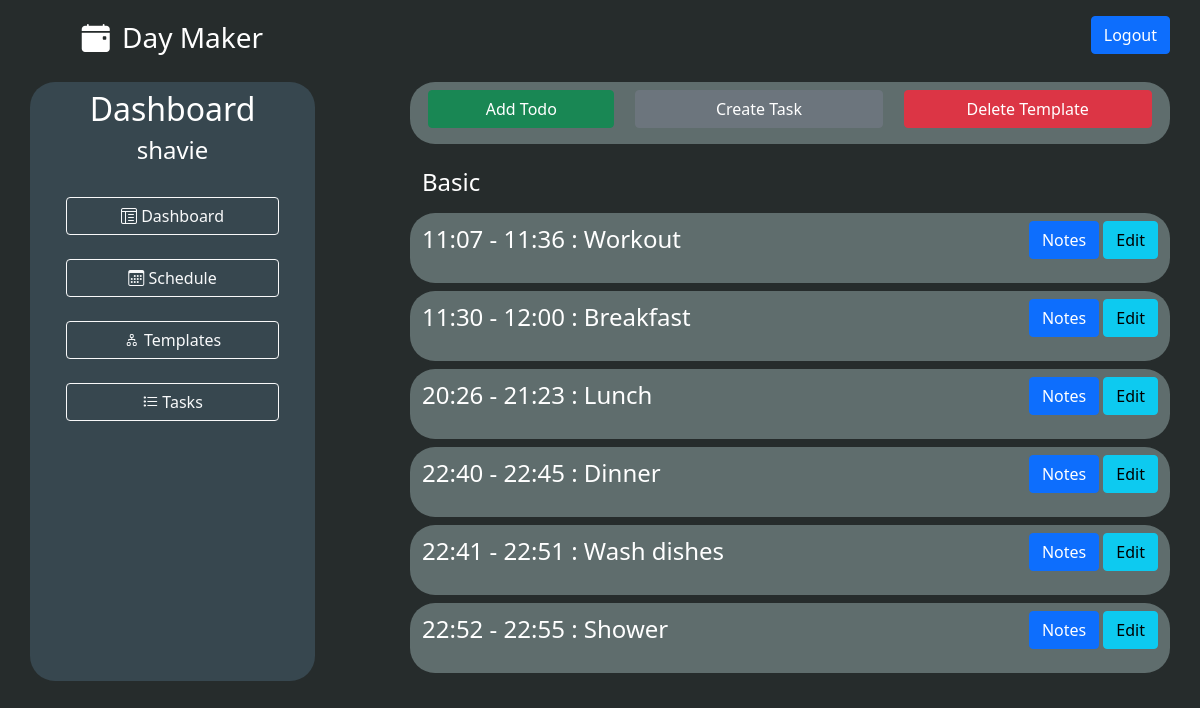
/view_template/Basic (signed in), run on an earlier commit of the app's database.
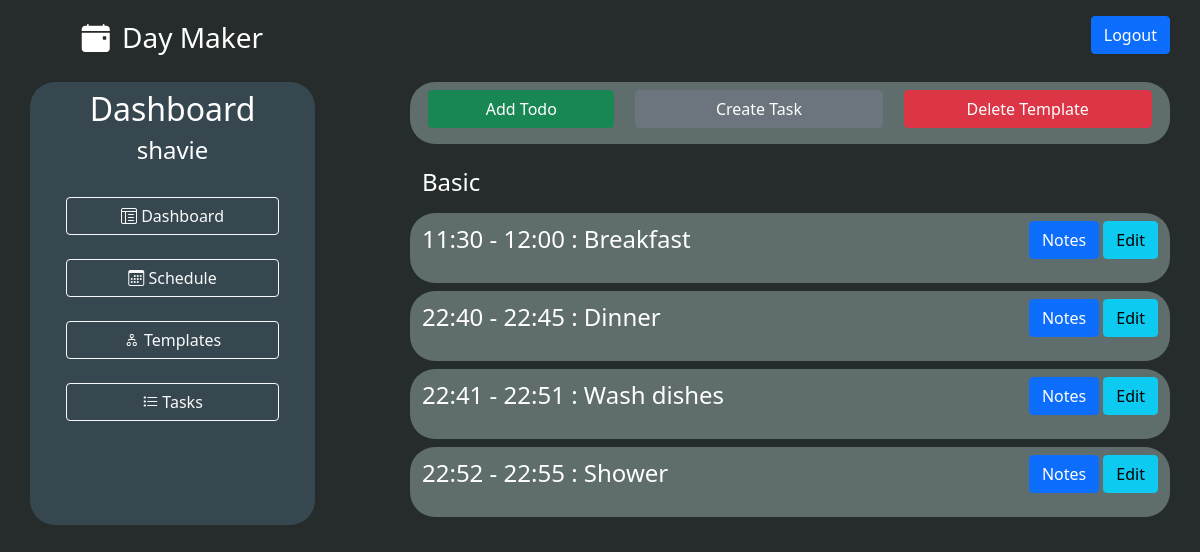
And on a later commit of the database.
### models.py (models this page shows, shortened)
class User(UserMixin, db.Model):
    id = db.Column(db.Integer, primary_key = True)
    username = db.Column(db.String(30), unique = True, index = True)
    email = db.Column(db.String(64), index=True, unique=True)
    password = db.Column(db.String(128))
    schedules = db.relationship('Schedule', backref='user', lazy='dynamic', cascade='all, delete, delete-orphan')
    templates = db.relationship('Template', backref='user', lazy='dynamic', cascade='all, delete, delete-orphan')
    tasks = db.relationship('Task', backref='user', lazy='dynamic', cascade='all, delete, delete-orphan')

class Template(db.Model):
    id = db.Column(db.Integer, primary_key = True)
    name = db.Column(db.String(25), index=True)
    todos = db.relationship('Todo', backref='template', lazy='dynamic', cascade='all, delete, delete-orphan')
    schedules = db.relationship('Schedule', backref='template', lazy='dynamic', cascade='all, delete, delete-orphan')
    user_id = db.Column(db.Integer, db.ForeignKey('user.id'))

class Todo(db.Model):
    id = db.Column(db.Integer, primary_key = True)
    notes = db.Column(db.String(200))
    start_time = db.Column(db.Time)
    end_time = db.Column(db.Time)
    task_id = db.Column(db.Integer, db.ForeignKey('task.id'))
    template_id = db.Column(db.Integer, db.ForeignKey('template.id'))
    task = db.relationship('Task', overlaps="todos")

class Task(db.Model):
    id = db.Column(db.Integer, primary_key = True)
    title = db.Column(db.String(50), index = True)
    user_id = db.Column(db.Integer, db.ForeignKey('user.id'))
    todos = db.relationship('Todo', lazy='dynamic', cascade='all, delete, delete-orphan')

### routes.py (the view)
@app.route('/view_template/<template>')
@login_required
def view_template(template):
    current_template = Template.query.filter_by(user_id=current_user.id, name=template).first()
    todos = Todo.query.filter_by(template_id=current_template.id).all()
    EditForm = EditTodoForm()
    EditForm.new_task.choices = [(task.id, task.title) for task in Task.query.filter_by(user_id=current_user.id).all()]
    AddForm = TodoForm()
    AddForm.task.choices = [(task.id, task.title) for task in Task.query.filter_by(user_id=current_user.id).all()]
    return render_template('view_template.html', template=template, todos=todos, AddForm=AddForm, EditTodoForm=EditForm, AddTaskForm=TaskForm())

### routes.py (called while the page is built)
@login_manager.user_loader
def load_user(id):
    return User.query.get(int(id))

### templates/view_template.html (shortened to what this page needs)
{% extends 'base.html' %}
{% block content %}
    <div class="container h-100">
        <div class="row justify-content-between mt-4">
            <div class="d-none d-lg-block col-md-3 col-lg-3 text-white day-primary curved">
                <h2 class="mt-2 text-center">Dashboard</h2>
                <h4 class="mt-2 text-center">{{current_user.username}}</h2>
                <div class="row gap-1 justify-content-center">
                  <div class="col-10">
                    <h4 class="mt-4"><a href="{{ url_for('dashboard')}}" class="btn btn-outline-light w-100"><i class="bi bi-layout-text-window-reverse"></i> Dashboard</a></h4>
                    <h4 class="mt-4"><a href="{{ url_for('schedule')}}" class="btn btn-outline-light w-100"><i class="bi bi-calendar3"></i> Schedule</a></h4>
                    <h4 class="mt-4"><a href="{{ url_for('templates')}}" class="btn btn-outline-light w-100"><i class="bi bi-diagram-2"></i> Templates</a></h4>
                    <h4 class="mt-4"><a href="{{ url_for('tasks')}}" class="btn btn-outline-light w-100"><i class="bi bi-list-task"></i> Tasks</a></h4>
                  </div>
                </div>
            </div>
            <div class="col-md-12 col-lg-8">
                <div class="row day-secondary curved p-2 justify-content-around">
                        <a class="btn btn-success col-10 col-md-3 mb-2 mb-sm-0" data-bs-toggle="collapse" href="#templateForm" role="button" aria-expanded="false" aria-controls="templateForm">Add Todo</a>
                        <a class="btn btn-secondary col-10 col-md-4 mb-2 mb-sm-0" data-bs-toggle="collapse" href="#taskForm" role="button" aria-expanded="false" aria-controls="templateForm">Create Task</a>
                        <a class="btn btn-danger col-10 col-md-4" href="{{ url_for('delete_template', template=template) }}">Delete Template</a>
                </div>
                <h4 class="text-white mt-4">{{ template }}</h4>
                <div class="row">
                    <div class="col-12">
                        {% for todo in todos|sort(attribute='start_time') %}
                        <div class="row day-secondary my-2 py-2 curved">
                                <div class="col fs-4 text-white ">
                                    <div>{{ todo.start_time.strftime("%H:%M") }} - {{ todo.end_time.strftime("%H:%M") }} : {{ todo.task.title }}</div>
                                </div>
                                <div class="col text-end">
                                    <div class="btn btn-primary" data-bs-toggle="collapse" href="#notes{{ todo.id }}" role="button" aria-expanded="false" aria-controls="notes">Notes</div>
                                    <div class="btn btn-info" data-bs-toggle="collapse" href="#edit{{ todo.id }}" role="button" aria-expanded="false" aria-controls="edit">Edit</div>
                                </div>
                        </div>
                        {% endfor %}
                    </div>
                </div>
            </div>
        </div>
    </div>
{% endblock %}

### templates/base.html (shortened to what this page needs)
<!DOCTYPE html>
<html lang="en">
<head>
    {% block head %}
    <link href="https://cdn.jsdelivr.net/npm/bootstrap@5.0.1/dist/css/bootstrap.min.css" rel="stylesheet">
    <link rel="stylesheet" href="https://cdn.jsdelivr.net/npm/bootstrap-icons@1.5.0/font/bootstrap-icons.css">
    <link rel="stylesheet" href="../static/styles.css">
    {% endblock %}
</head>
<body >
  <header class="container pt-3">
    <div class="row">
      <div class="col-7 col-lg-3 text-lg-center">
        <a href="{{url_for('home')}}">
          <i class="bi bi-calendar-event-fill text-white fs-3"></i>
          <span class="fs-3 ms-2 text-white">Day Maker</span>
        </a>
      </div>
      <div class="col-5 col-lg-9 pe-0">
          <div class="ms-auto text-white text-end">
            {% if current_user.is_authenticated %}
            <span class="btn btn-primary"><a class="text-white" href="{{url_for('logout')}}">Logout</a></span>
            {% endif %}
          </div>
      </div>
    </div>
  </header>
  {% block content %}{% endblock %}
</body>
</html>

### static/styles.css (style rules this page uses)
html, body { height: 100%; background-color: #262C2C; }
.day-primary { background-color: #37474F; }
.day-secondary { background-color: #5F6D6D; }
.curved { border-radius: 25px; }
a { text-decoration: none; color: black; }

What changed in the data, as far as the page shows it:
removed Todo: start_time "11:07", end_time "11:36", task "Workout"
removed Todo: start_time "20:26", end_time "21:23", task "Lunch"
